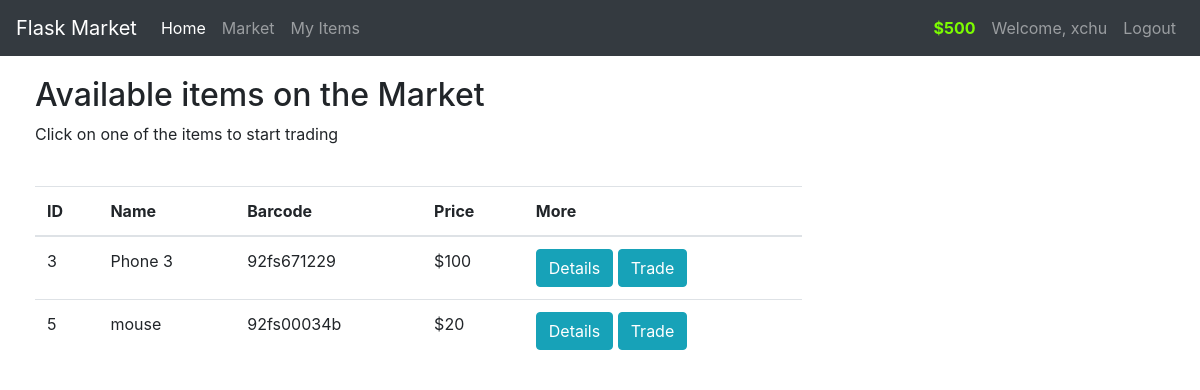
The page /market (signed in) on the database its author committed.
### market/models.py (models this page shows, shortened)
class User(db.Model, UserMixin):
    id = db.Column(db.Integer(), primary_key=True)
    username = db.Column(db.String(length=30), nullable=False, unique=True)
    email_address = db.Column(db.String(length=50), nullable=False, unique=True)
    password_hash = db.Column(db.String(length=60), nullable=False)
    budget = db.Column(db.Integer(), nullable=False, default=1000)
    items = db.relationship('Item', backref='owned_user', lazy=True)
    @property
    def prettier_budget(self):
        if len(str(self.budget)) >= 4:
            return f'${str(self.budget)[:-3]},{str(self.budget)[-3:]}'
        else:
            return f"${self.budget}"
    @property
    def password(self):
        return self.password

class Item(db.Model):
    id = db.Column(db.Integer(), primary_key=True)
    name = db.Column(db.String(length=30), nullable=False)
    price = db.Column(db.Integer(), nullable=False)
    barcode = db.Column(db.String(length=12), nullable=False, unique=True)
    description = db.Column(db.String(length=1024), nullable=False)
    owner = db.Column(db.Integer(), db.ForeignKey('user.id'))

### market/routes.py (the view, shortened to what this page needs)
@app.route('/market', methods=['GET', 'POST'])
@login_required
def market_page():
    purchase_form = PurchaseItemForm()
    if request.method == "GET":
        items = Item.query.filter_by(owner=None)
        return render_template('market.html', items=items, purchase_form=purchase_form)

### market/models.py (called while the page is built)
@login_manager.user_loader
def load_user(user_id):
    return User.query.get(int(user_id))

### market/templates/market.html (shortened to what this page needs)
{% extends 'base.html' %}
{% block content %}
<div class="row" style="margin-top:20px; margin-left:20px">
    <div class="col-8">
        <h2>Available items on the Market</h2>
        <p>Click on one of the items to start trading</p>
        <br>
        <table class="table table-hover">
            <thead>
                <tr>
                    <th scope="col">ID</th>
                    <th scope="col">Name</th>
                    <th scope="col">Barcode</th>
                    <th scope="col">Price</th>
                    <th scope="col">More</th>
                </tr>
            </thead>
            <tbody>
                {% for item in items %}
                <tr>
                    <td>{{ item.id }}</td>
                    <td>{{ item.name }}</td>
                    <td>{{ item.barcode }}</td>
                    <td>${{ item.price }}</td>
                    <td>
                        <button class="btn btn-outline btn-info" data-toggle="modal"
                            data-target="#Modal-MoreInfo-{{ item.id }}">Details</button>
                        <button class="btn btn-outline btn-info" data-toggle="modal"
                            data-target="#Modal-PurchaseConfirm-{{ item.id }}">Trade</button>
                    </td>
                </tr>
                {% endfor %}
            </tbody>
        </table>
    </div>
</div>
{% endblock %}

### market/templates/base.html (shortened to what this page needs)
<!doctype html>
<html lang="en">
<head>
    <link rel="stylesheet" href="https://cdn.jsdelivr.net/npm/bootstrap@4.5.3/dist/css/bootstrap.min.css"
>
</head>
<body>
    <nav class="navbar navbar-expand-md navbar-dark bg-dark">
        <a class="navbar-brand" href="#">Flask Market</a>
        <div class="collapse navbar-collapse" id="navbarNav">
            <ul class="navbar-nav mr-auto">
                <li class="nav-item active">
                    <a class="nav-link" href="{{ url_for('home_page') }}">Home </a>
                </li>
                <li class="nav-item">
                    <a class="nav-link" href="{{ url_for('market_page') }}">Market</a>
                </li>
                <li class="nav-item">
                    <a class="nav-link" href="{{ url_for('items_page') }}">My Items</a>
                </li>
            </ul>
            {% if current_user.is_authenticated %}
            <ul class="navbar-nav">
                <li class="nav-item">
                    <a class="nav-link" style="color: lawngreen; font-weight: bold">
                        {{ current_user.prettier_budget }}
                    </a>
                </li>
                <li class="nav-item">
                    <a class="nav-link">Welcome, {{ current_user.username }}</a>
                </li>
                <li class="nav-item">
                    <a class="nav-link" href="{{ url_for('logout_page') }}">Logout</a>
                </li>
            </ul>
            {% endif %}
        </div>
    </nav>
    {% block content %}
    {% endblock %}
</body>
</html>

### rows shown on the page
User: prettier_budget "$500", username "xchu"
Item: id "3", name "Phone 3", barcode "92fs671229", price "100"
Item: id "5", name "mouse", barcode "92fs00034b", price "20"
